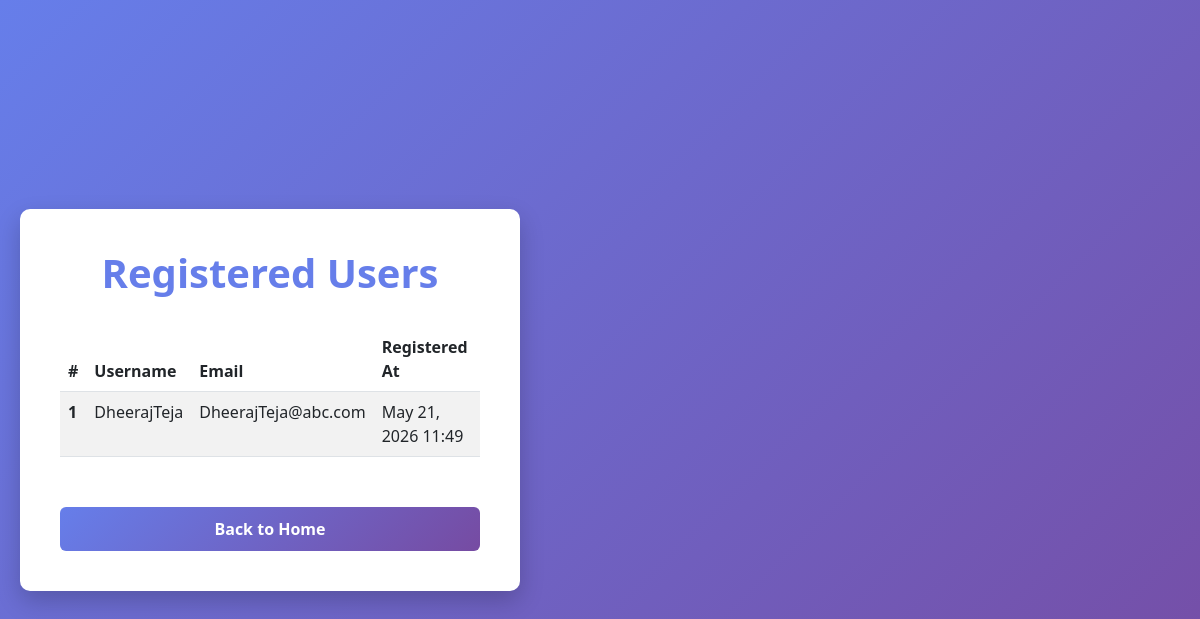
Before: /users/ with the older database file.
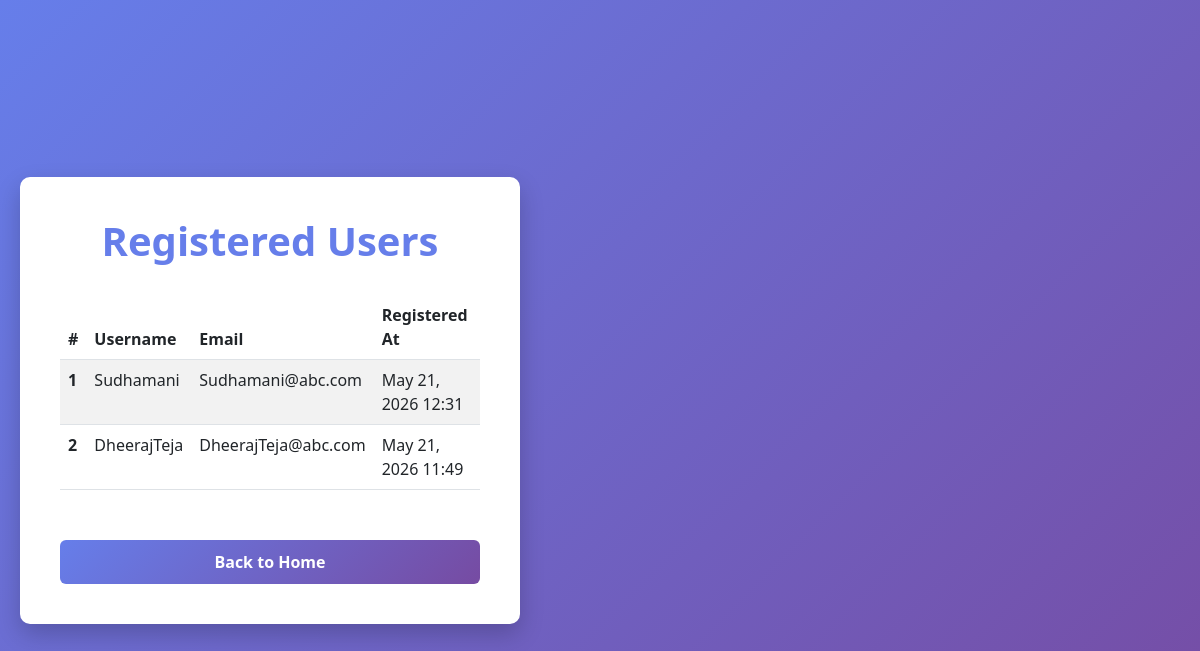
After: the same page with the newer database file.
### users/models.py (models this page shows, shortened)
class UserRegistration(models.Model):
    user = models.OneToOneField(User, on_delete=models.CASCADE, related_name='registration')
    email = models.EmailField(unique=True)
    created_at = models.DateTimeField(auto_now_add=True)
    updated_at = models.DateTimeField(auto_now=True)
    class Meta:
        ordering = ['-created_at']

### users/views.py (the view)
# urls.py: path('users/', views.user_list, name='user_list'),
def user_list(request):
    registrations = UserRegistration.objects.select_related('user').all()
    return render(request, 'users/user_list.html', {'registrations': registrations})

### users/templates/users/user_list.html (shortened to what this page needs)
{% extends 'base.html' %}
{% block content %}
<div class="form-container">
    <h1 class="form-title">Registered Users</h1>
    {% if registrations %}
        <div class="table-responsive mt-4">
            <table class="table table-striped">
                <thead>
                    <tr>
                        <th scope="col">#</th>
                        <th scope="col">Username</th>
                        <th scope="col">Email</th>
                        <th scope="col">Registered At</th>
                    </tr>
                </thead>
                <tbody>
                    {% for registration in registrations %}
                        <tr>
                            <th scope="row">{{ forloop.counter }}</th>
                            <td>{{ registration.user.username }}</td>
                            <td>{{ registration.email }}</td>
                            <td>{{ registration.created_at|date:'M d, Y H:i' }}</td>
                        </tr>
                    {% endfor %}
                </tbody>
            </table>
        </div>
    {% else %}
        <p class="text-center text-muted mt-4">No registered users found yet.</p>
    {% endif %}
    <div class="text-center mt-4">
        <a href="{% url 'home' %}" class="btn btn-primary btn-register">Back to Home</a>
    </div>
</div>
{% endblock %}

### registration_project/templates/base.html (shortened to what this page needs)
<!DOCTYPE html>
<html lang="en">
<head>
    <link href="https://cdn.jsdelivr.net/npm/bootstrap@5.3.0/dist/css/bootstrap.min.css" rel="stylesheet">
</head>
<body>
    <div class="container-center">
        {% block content %}{% endblock %}
    </div>
</body>
</html>

### registration_project/templates/base.html (style rules this page uses)
body { background: linear-gradient(135deg, #667eea 0%, #764ba2 100%); min-height: 100vh; display: flex; justify-content: center; align-items: center; }
.container-center { width: 100%; padding: 20px; }
.form-container { background: white; border-radius: 10px; box-shadow: 0 10px 25px rgba(0, 0, 0, 0.2); padding: 40px; max-width: 500px; }
.form-title { color: #667eea; margin-bottom: 30px; text-align: center; font-weight: bold; }
.btn-register { background: linear-gradient(135deg, #667eea 0%, #764ba2 100%); border: none; width: 100%; padding: 10px; font-weight: bold; margin-top: 10px; }

Changed rows visible on the page:
added UserRegistration: user.username "Sudhamani", email "Sudhamani@abc.com", created_at "May 21, 2026 12:31"
